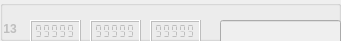
             <widget class="QGroupBox" name="markerBox_13">
              <property name="enabled">
               <bool>false</bool>
              </property>
              <property name="geometry">
               <rect>
                <x>0</x>
                <y>340</y>
                <width>341</width>
                <height>41</height>
               </rect>
              </property>
              <property name="title">
               <string notr="true"/>
              </property>
              <property name="flat">
               <bool>false</bool>
              </property>
              <widget class="QLCDNumber" name="X_13">
               <property name="geometry">
                <rect>
                 <x>30</x>
                 <y>20</y>
                 <width>51</width>
                 <height>23</height>
                </rect>
               </property>
               <property name="smallDecimalPoint">
                <bool>true</bool>
               </property>
               <property name="segmentStyle">
                <enum>QLCDNumber::Flat</enum>
               </property>
               <property name="value" stdset="0">
                <double>99999.000000000000000</double>
               </property>
              </widget>
              <widget class="QLCDNumber" name="Y_13">
               <property name="geometry">
                <rect>
                 <x>90</x>
                 <y>20</y>
                 <width>51</width>
                 <height>23</height>
                </rect>
               </property>
               <property name="smallDecimalPoint">
                <bool>true</bool>
               </property>
               <property name="segmentStyle">
                <enum>QLCDNumber::Flat</enum>
               </property>
               <property name="value" stdset="0">
                <double>99999.000000000000000</double>
               </property>
              </widget>
              <widget class="QLCDNumber" name="Z_13">
               <property name="geometry">
                <rect>
                 <x>150</x>
                 <y>20</y>
                 <width>51</width>
                 <height>23</height>
                </rect>
               </property>
               <property name="smallDecimalPoint">
                <bool>true</bool>
               </property>
               <property name="segmentStyle">
                <enum>QLCDNumber::Flat</enum>
               </property>
               <property name="value" stdset="0">
                <double>99999.000000000000000</double>
               </property>
              </widget>
              <widget class="QLineEdit" name="name_13">
               <property name="geometry">
                <rect>
                 <x>220</x>
                 <y>20</y>
                 <width>121</width>
                 <height>25</height>
                </rect>
               </property>
               <property name="sizePolicy">
                <sizepolicy hsizetype="Expanding" vsizetype="Fixed">
                 <horstretch>0</horstretch>
                 <verstretch>0</verstretch>
                </sizepolicy>
               </property>
              </widget>
              <widget class="QLabel" name="srn_13">
               <property name="enabled">
                <bool>false</bool>
               </property>
               <property name="geometry">
                <rect>
                 <x>0</x>
                 <y>20</y>
                 <width>21</width>
                 <height>17</height>
                </rect>
               </property>
               <property name="font">
                <font>
                 <weight>75</weight>
                 <bold>true</bold>
                </font>
               </property>
               <property name="text">
                <string> 13</string>
               </property>
              </widget>
             </widget>
